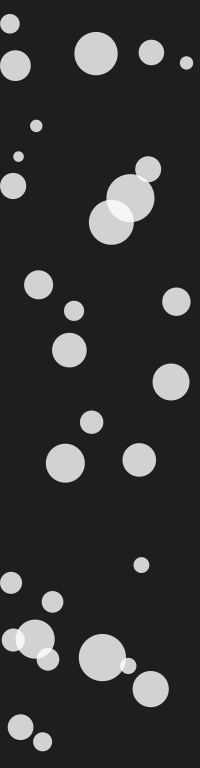
Frame 1 (no input)
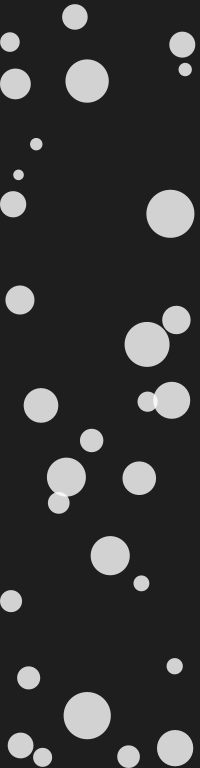
Frame 60 (the mouse pressed at the canvas centre just before this capture)
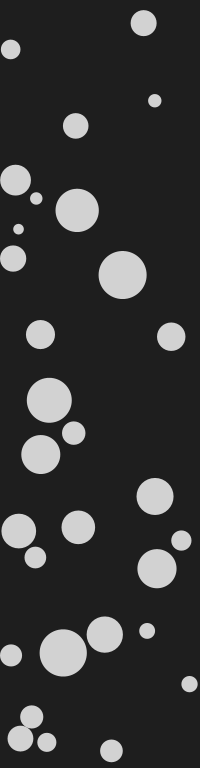
Frame 120 (the mouse held since frame 60 and released just before this capture)

The Processing sketch that drew these frames (run headless with seeded random() and noise(); from frame 60 on, the mouse is pressed at the canvas centre):

// Processing sketch: processing_1395
// ── processing_1395.pde

/**
 * Bouncy Bubbles. 
 * Based on code from Keith Peters (www.bit-101.com). 
 * 
 * Multiple-object collision.
 */
 
 
int numBalls = 30;
float spring = 0.10;
float gravity = 0.01;
float friction = -1.0;
Ball[] balls = new Ball[numBalls];

void setup() 
{
  size(200, 768);
  noStroke();
  smooth();
  for (int i = 0; i < numBalls; i++) {
    balls[i] = new Ball(random(width), random(height), random(10, 50), i, balls);
  }
}

void draw() 
{
  background(30);
  for (int i = 0; i < numBalls; i++) {
    balls[i].collide();
    balls[i].move();
    balls[i].display();  
  }
}

class Ball {
  float x, y;
  float diameter;
  float vx = 0;
  float vy = 0;
  int id;
  Ball[] others;
 
  Ball(float xin, float yin, float din, int idin, Ball[] oin) {
    x = xin;
    y = yin;
    diameter = din;
    id = idin;
    others = oin;
  } 
  
  void collide() {
    for (int i = id + 1; i < numBalls; i++) {
      float dx = others[i].x - x;
      float dy = others[i].y - y;
      float distance = sqrt(dx*dx + dy*dy);
      float minDist = others[i].diameter/2 + diameter/2;
      if (distance < minDist) { 
        float angle = atan2(dy, dx);
        float targetX = x + cos(angle) * minDist;
        float targetY = y + sin(angle) * minDist;
        float ax = (targetX - others[i].x) * spring;
        float ay = (targetY - others[i].y) * spring;
        vx -= ax;
        vy -= ay;
        others[i].vx += ax;
        others[i].vy += ay;
      }
    }   
  }
  
  void move() {
    vy += gravity;
    x += vx;
    y += vy;
    if (x + diameter/2 > width) {
      x = width - diameter/2;
      vx *= friction; 
    }
    else if (x - diameter/2 < 0) {
      x = diameter/2;
      vx *= friction;
    }
    if (y + diameter/2 > height) {
      y = height - diameter/2;
      vy *= friction; 
    } 
    else if (y - diameter/2 < 0) {
      y = diameter/2;
      vy *= friction;
    }
  }
  
  void display() {
    fill(255, 204);
    ellipse(x, y, diameter, diameter);
  }
}
